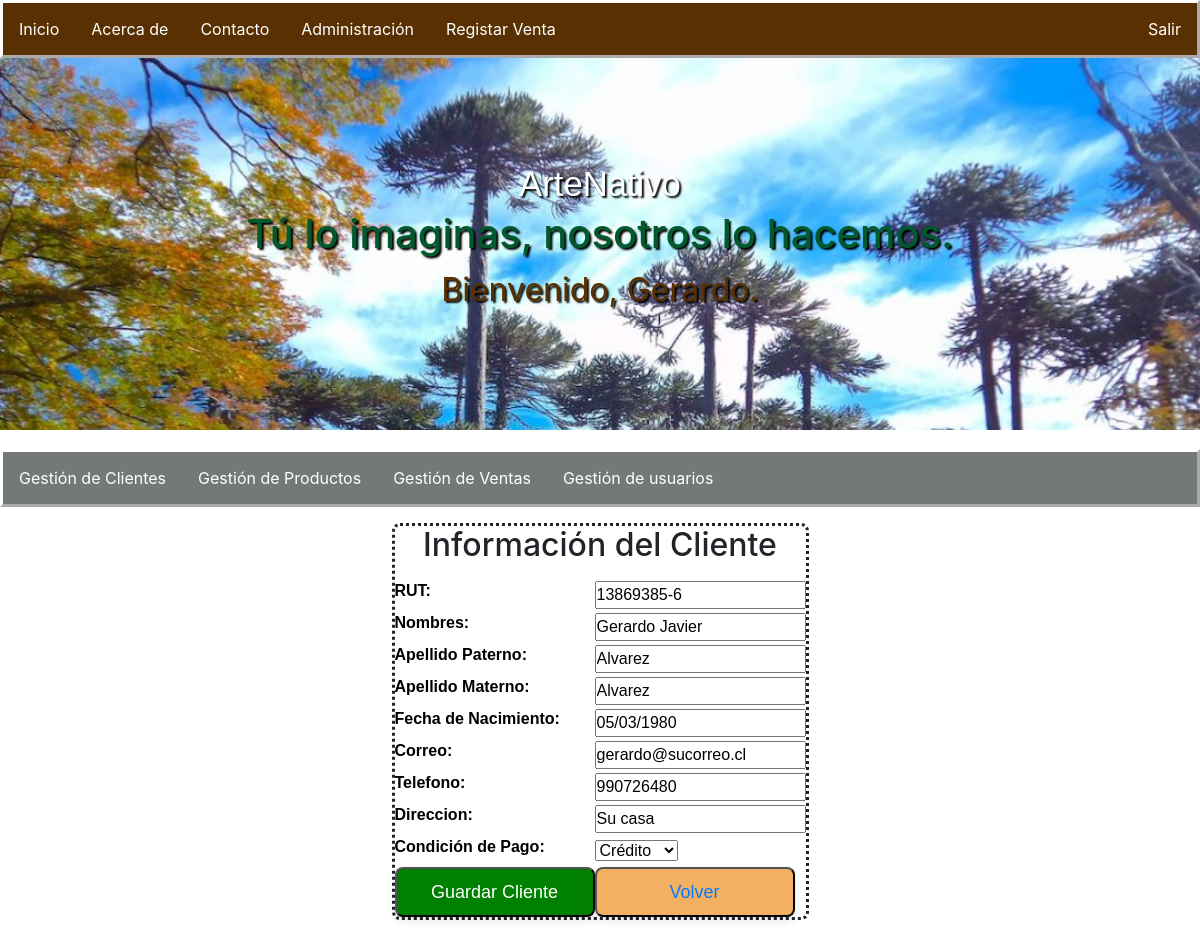
The app's page /Clientes/editar/13869385-6/ (signed in) with its own data.
### ArteNativo/models.py (models this page shows)
class Clientes(models.Model):
    app_label = 'ArteNativo'
    Condicion = (
        ('C', 'Contado'),
        ('X', 'Crédito'),
        ('E', 'Efectivo')
    )
    IdCliente = models.CharField(primary_key=True,max_length=13)
    Nombres = models.CharField(max_length=30, blank=False)
    ApPaterno = models.CharField(max_length=15, blank=False)
    ApMaterno = models.CharField(max_length=15)
    FechaNacimiento = models.DateField()
    Correo = models.EmailField(max_length=50, unique=True)
    Telefono = models.CharField(max_length=12, unique=True)
    Direccion = models.CharField(max_length=100)
    CondPago = models.CharField(max_length=1,choices=Condicion, default='C')

### ArteNativo/views.py (the view, shortened to what this page needs)
# urls.py: path('Clientes/editar/<str:pk>/', views.EditarClienteView.as_view(), name='editar_cliente'),
class EditarClienteView(LoginRequiredMixin, View): #Forma para editar utilizando View
    template_name = 'Form_Clientes.html'
    def get(self, request, pk, *args, **kwargs):
        cliente = get_object_or_404(Clientes, pk=pk)
        form = ClienteForm(instance=cliente)
        return render(request, self.template_name, {'form': form, 'cliente': cliente})

### ArteNativo/forms.py
class ClienteForm(forms.ModelForm):
    class Meta:
        model = Clientes
        fields = '__all__'
        widgets = {
            'FechaNacimiento': forms.DateInput(format='%d/%m/%Y'),
        }
        labels = {
            'ApPaterno':'Apellido Paterno',
            'ApMaterno':'Apellido Materno',
            'IdCliente':'RUT',
            'CondPago':'Condición de Pago',
            'FechaNacimiento': 'Fecha de Nacimiento',
        }

### ArteNativo/templates/Form_Clientes.html (shortened to what this page needs)
{% extends 'ArteNativo.html' %}
{% block content %}
<div id="contenedor-formulario">
    <form method="post" id="NuevoCliente">
        <h2 style="margin-bottom: 15px;">Información del Cliente</h2>
        <table style="text-align: left;">
            <tr>
                <td>{{ form.as_table }}</td>
            </tr>
            <tr>
                <td><button class="btn-guardar" type="submit" >Guardar Cliente</button></td>
                <td><button class="btn-comun"><a href="{% url 'ListaClientes' %}">Volver</a></button></td>
            </tr>
            </table>
    </form>
</div>
{% endblock %}

### ArteNativo/templates/ArteNativo.html (shortened to what this page needs)
<!DOCTYPE html>
<html lang="es">
    {% load static %}
    <head>
        <link rel="stylesheet" href="https://stackpath.bootstrapcdn.com/bootstrap/4.3.1/css/bootstrap.min.css">
    </head>
    <body>
        <nav>
            <ul>
                <li><a href="{% url 'ListaProducto' %}" onclick="OcultarAdm()">Inicio</a></li>
                <li><a href="#Acercade" onclick="MostrarAcercaDe()">Acerca de</a></li>
                <li><a href="#contacto">Contacto</a></li>
                {% if user.is_authenticated %}
                    <li><a href="{% url 'administracion' %}">Administración</a></li>
                    <li><a href="#Registrar Venta">Registar Venta</a></li>
                    <li style="float: right;"><a href="{% url 'salir' %}">Salir</a></li>
                {% else %}
                    <li style="float: right;"><a href="{% url 'entrar' %}">Entrar</a></li>
                {% endif %}
            </ul>
        </nav>
        <header style="background-image: url({% static 'img/cabecera.jpg' %});">
            <span style="font-size:26pt; font-family:'Arial Black', Gadget, sans-serif; color:#fefefe; text-shadow: 2px 2px 2px #000000; ">ArteNativo</span>
            <h1 style="color: rgb(1, 89, 46);text-shadow: 2px 2px 2px #000000;">Tú lo imaginas, nosotros lo hacemos.</h1>
            {% if user.is_authenticated %}
                <p style="color: rgb(89, 48, 1);text-shadow: 2px 2px 2px #000000;font-size: 24pt;"> Bienvenido, {{user.first_name}}.</p>
            {% endif %}
        </header>
        <nav  id="MenuAdm" style="background-color: rgb(116, 121, 119);margin-top: 0.5cm;">
            <ul>
                <li><a href="{% url 'ListaClientes' %}">Gestión de Clientes</a></li>
                <li><a href="{% url 'TablaProductos' %}">Gestión de Productos</a></li>
                <li><a href="#FormVentas">Gestión de Ventas</a></li>
                <li><a href="{% url 'ListaUsuarios' %}">Gestión de usuarios</a></li>
            </ul>
        </nav>
        <section id="formularios">
            <div id="Contenido">
                <p>{% block content %}{% endblock %}</p>
            </div>
        </section>
    </body>
</html>

### ArteNativo/templates/ArteNativo.html (style rules this page uses)
* { margin: 0; padding: 0; }
#MenuAdm { display:none; }
body { font-family: 'Arial', sans-serif; margin: 0; padding: 0; }
nav { background-color: rgb(89, 48, 1); float:none; border: white; border-style: outset; width: 100%; }
nav ul { list-style-type: none; margin: 0; padding: 0; overflow: hidden; }
nav li { float: left; }
nav a { display: block; color: white; text-align: center; padding: 14px 16px; text-decoration: none; }
header { background-size: cover; color: white; text-align: center; padding: 100px; }
section { width: 90%; margin: 0 auto; display:block; height: 100vh; align-items: center; text-align: center; }
button { background-color: rgb(243, 176, 99); color: white; border-radius: 8px; font-size: large; font-family: Impact, Haettenschweiler, 'Arial Narrow Bold', sans-serif; box-shadow: 0 4px 8px rgba(0,0,0,0.1); transition: background-color 0,3s ease; width: 200px; height: 50px; }
.btn-guardar { background-color: green; color: white; border-radius: 8px; font-size: large; font-family: Impact, Haettenschweiler, 'Arial Narrow Bold', sans-serif; box-shadow: 0 4px 8px rgba(0,0,0,0.1); transition: background-color 0,3s ease; width: 200px; height: 50px; }
.btn-comun { background-color: rgb(243, 176, 99); color: white; border-radius: 8px; font-size: large; font-family: Impact, Haettenschweiler, 'Arial Narrow Bold', sans-serif; box-shadow: 0 4px 8px rgba(0,0,0,0.1); transition: background-color 0,3s ease; width: 200px; height: 50px; }
#Contenido { width: 100%; display: flexbox; align-items: center; justify-content: center; }

### ArteNativo/templates/Form_Clientes.html (style rules this page uses)
table { font-family:Arial, Helvetica, sans-serif; font-size: medium; color: black; }
#contenedor-formulario { width: 100%; display: flex; align-items: center; justify-content: center; }
#NuevoCliente { font-size: larger; border: 1; border-style: dotted; border-radius: 8px; width: fit-content; }
#MenuAdm { display: block; }

### records on screen
Clientes: IdCliente "13869385-6", Nombres "Gerardo Javier", ApPaterno "Alvarez", ApMaterno "Alvarez", FechaNacimiento "05/03/1980", Correo "gerardo@sucorreo.cl", Telefono "990726480", Direccion "Su casa", CondPago "Crédito"

### other values on screen
{{ user.first_name }} "Gerardo"
